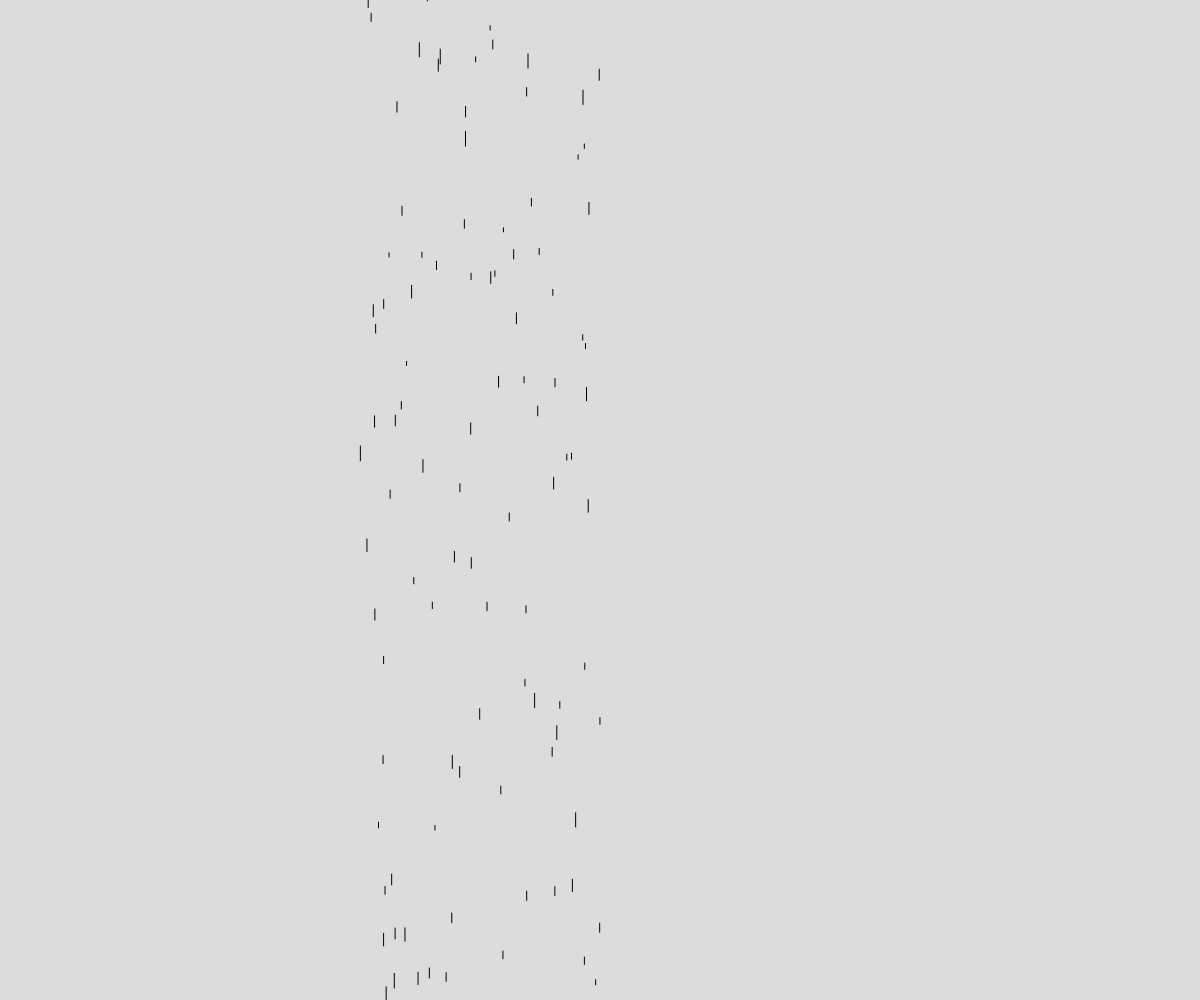
Frame 1 (no input)
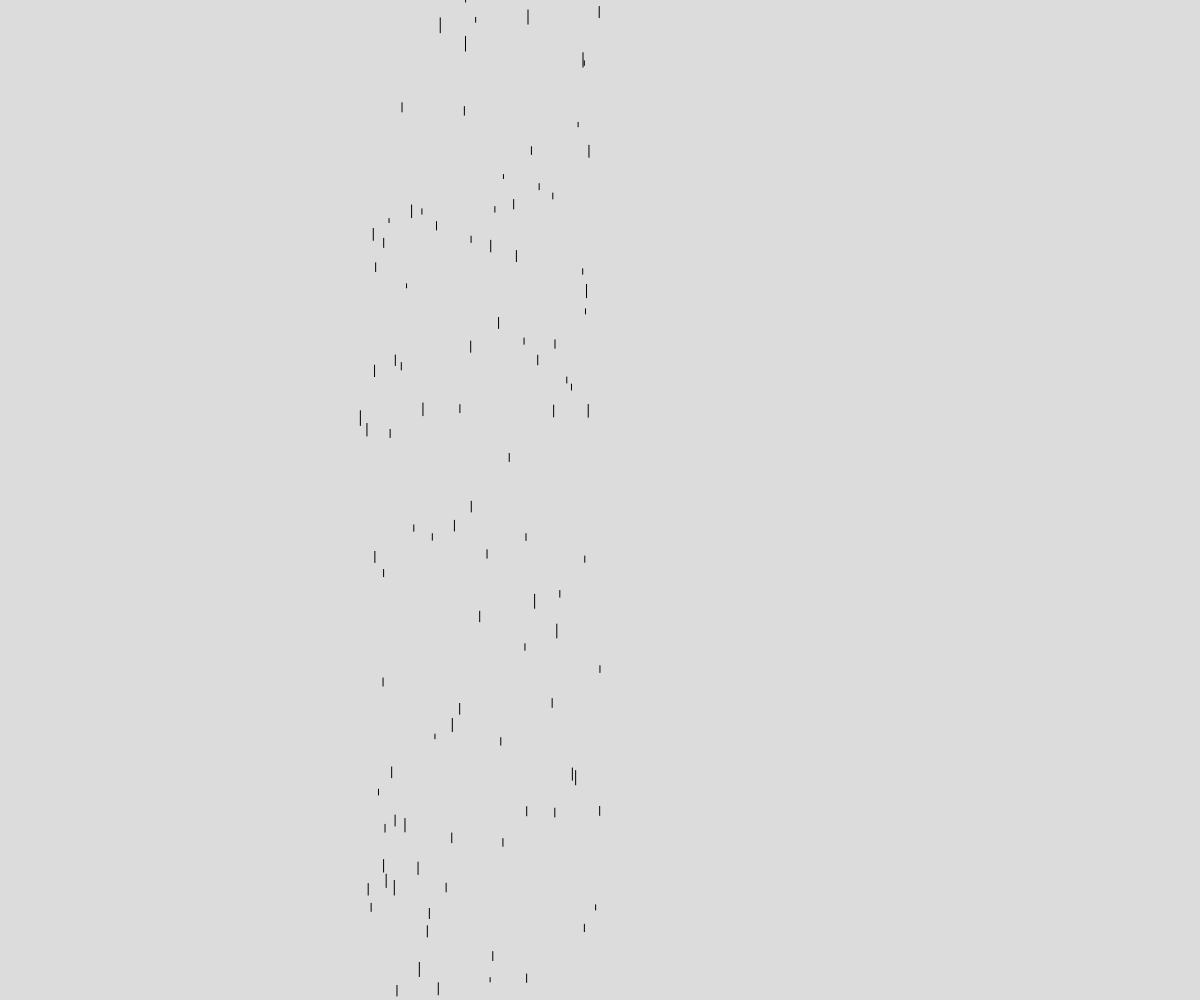
Frame 60 (no input)
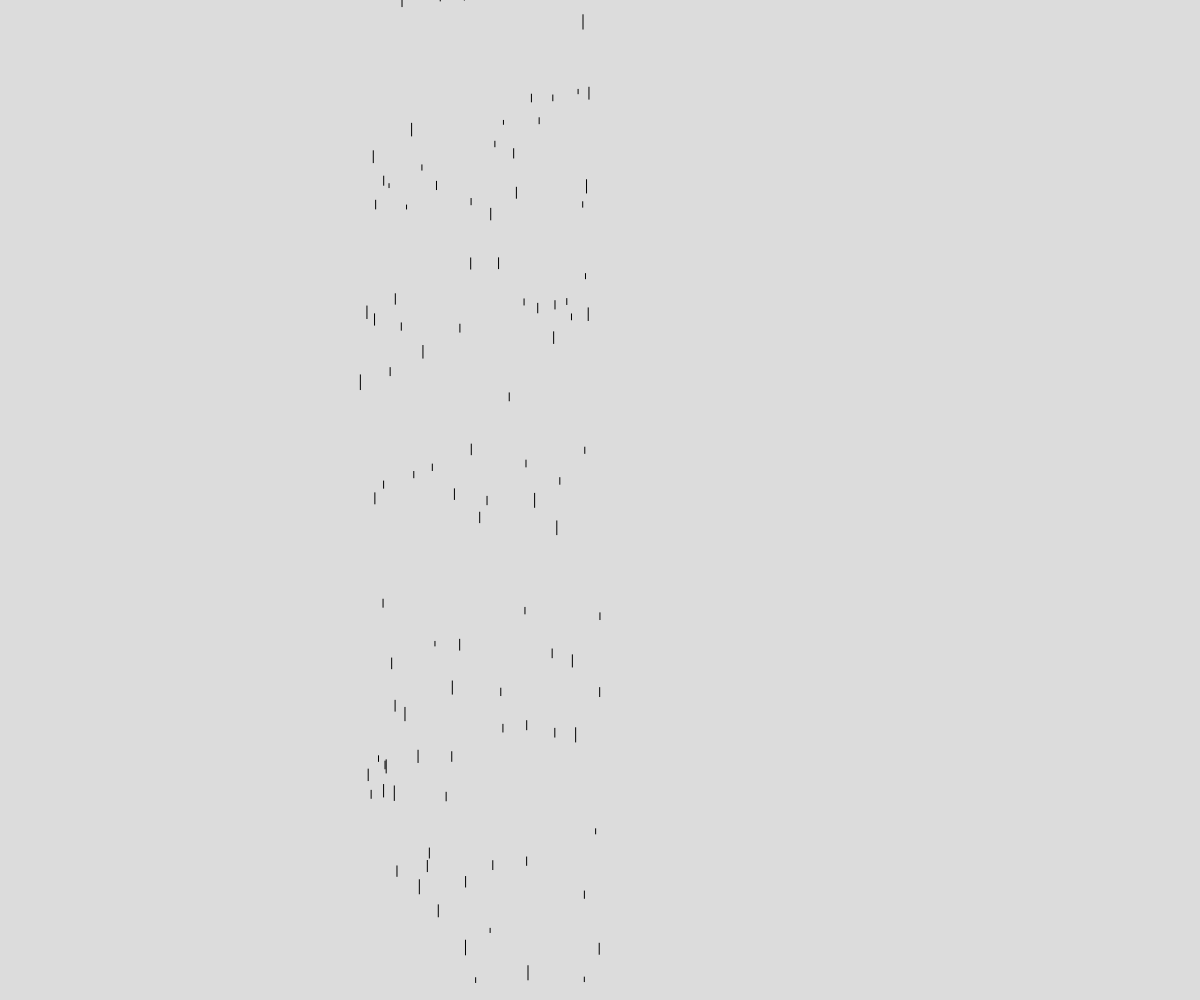
Frame 120 (the mouse pressed at the canvas centre since frame 60)

The p5.js sketch that drew these frames (run headless with seeded random() and noise() and a simulated clock; from frame 60 on, the mouse is pressed at the canvas centre):

// p5.js sketch
// ── sketch.js
// Particles and wind forces
// Srushti Vyas
// Dec 14, 2021
// more particles with objects, vectors etc...

let myWind;

function setup() {
  createCanvas(windowWidth, windowHeight);
  let windForce = createVector(0, -0.1);
  myWind = new WindZone(width * 0.3, width * 0.5, windForce);
}

function draw() {
  background(220);
  myWind.runWind();
}

class WindZone {


  //constructor
  constructor(startX, endX, f) { // f → force vector
    this.startX = startX;
    this.endX = endX;
    this.force = f;
    this.windLines = [];
    this.NUM_LINES = 100;
    this.initWind();

  }

  initWind() { // create a bunch of windlines object
    for (let i = 0; i < this.NUM_LINES; i++) {
      this.windLines.push(new WindLine(random(this.startX, this.endX)));
    }
  }

  runWind() {
    for (let w of this.windLines) {
      w.move();
      w.display();

    }
  }
}


class WindLine {
  //lines used to illustrate areas where a find force is 
  constructor(x) {
    this.pos = createVector(x, random(height));
    this.vel = createVector(0, random(-2, -0.5));
    this.len = random(4, 15);
  }

  //class methods
  move() {
    this.pos.add(this.vel);
    if ((this.pos.y) < 0) {
      // gone off top of screen, time to wrap around
      this.pos.y = height;
    }
  }

  display() {
    line(this.pos.x, this.pos.y, this.pos.x, this.pos.y - this.len);
  }

}
